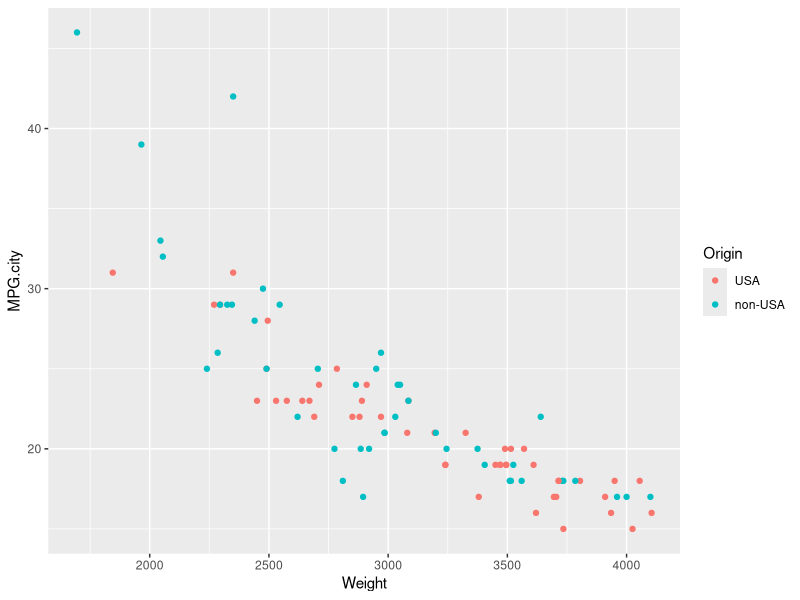
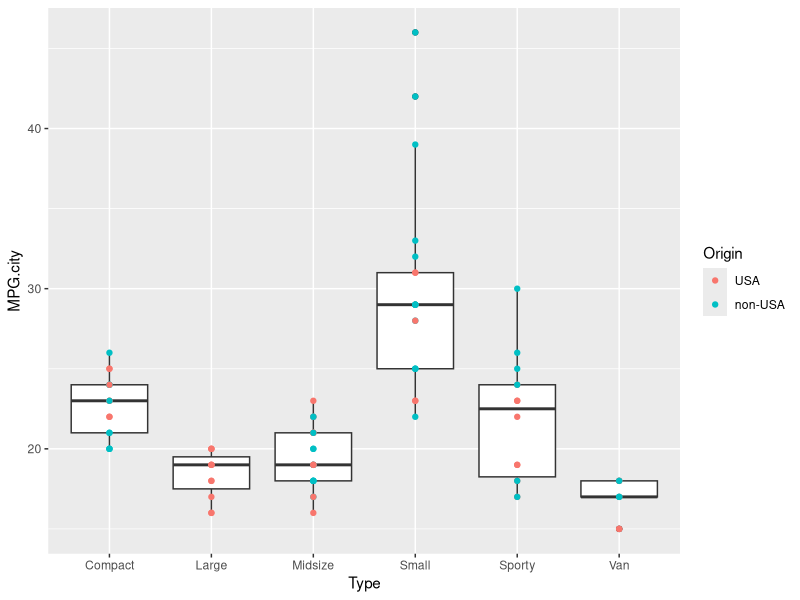
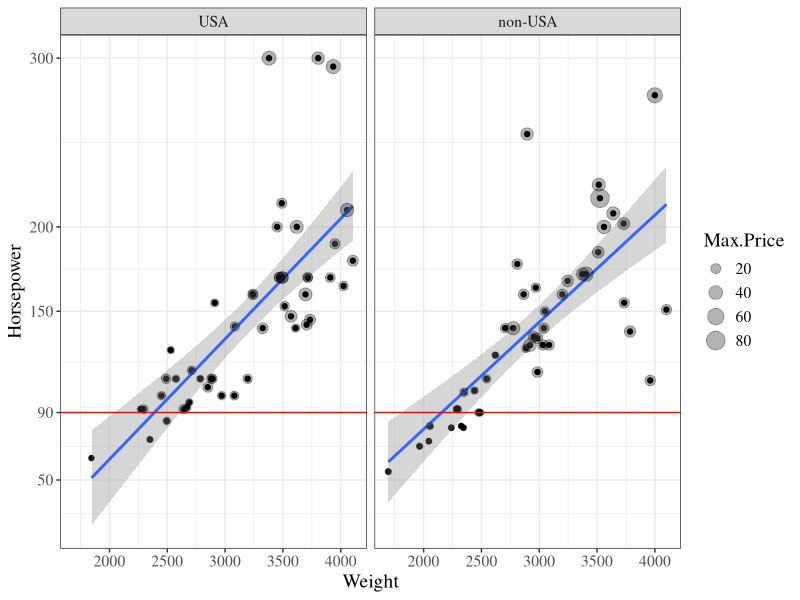
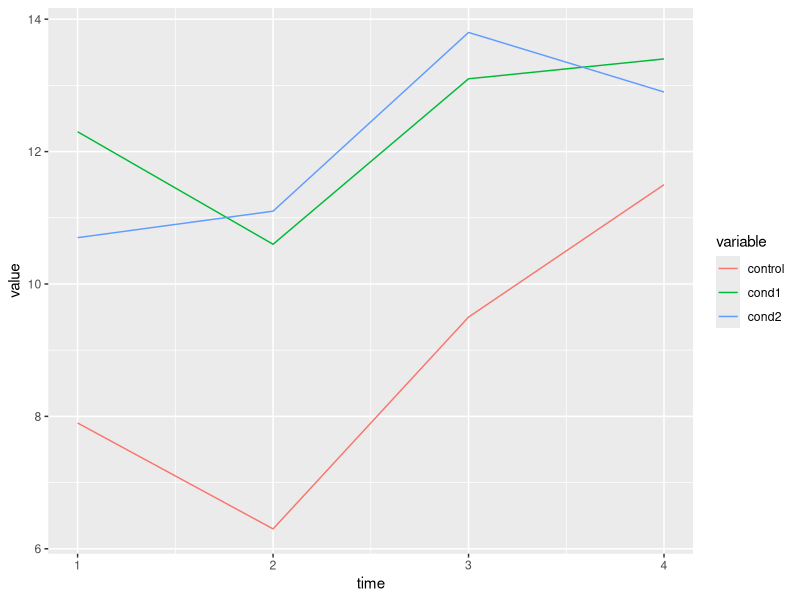

These charts were generated, in order, by the following R code:
library(ggplot2)
data(Cars93, package = "MASS")

### Exercise 1
ggplot(data=Cars93, aes(x=Weight,y=MPG.city)) +
  geom_point(aes(color=Origin))

### Exercise 2
ggplot(data=Cars93, aes(x=Type,y=MPG.city)) +
  geom_boxplot() + geom_point(aes(color=Origin))
#ggplot(data=Cars93, aes(x=1,y=MPG.city)) +
#  geom_boxplot()

g2 = ggplot(data=Cars93, aes(y=Horsepower, x=Weight)) +
  geom_point() + geom_smooth(method = "lm") + facet_wrap(~Origin)

### Exercise 3
g2 + theme_bw() + geom_point(aes(size=Max.Price), alpha=0.3) +
  theme(text=element_text(size=14, family = "Times")) +
  geom_abline(slope=0,intercept=90,color="red") +
  scale_y_continuous(breaks=c(50,90,150,200,300))

### Exercise 4
olddata_wide <- read.table(header=TRUE, text='
 time sex control cond1 cond2
                           1   M     7.9  12.3  10.7
                           2   F     6.3  10.6  11.1
                           3   F     9.5  13.1  13.8
                           4   M    11.5  13.4  12.9
                           ')
newdata = reshape2::melt(olddata_wide, id.vars=c("time","sex"))
ggplot(data=newdata, aes(x=time,y=value, group=variable)) +
  geom_line(aes(color=variable))


